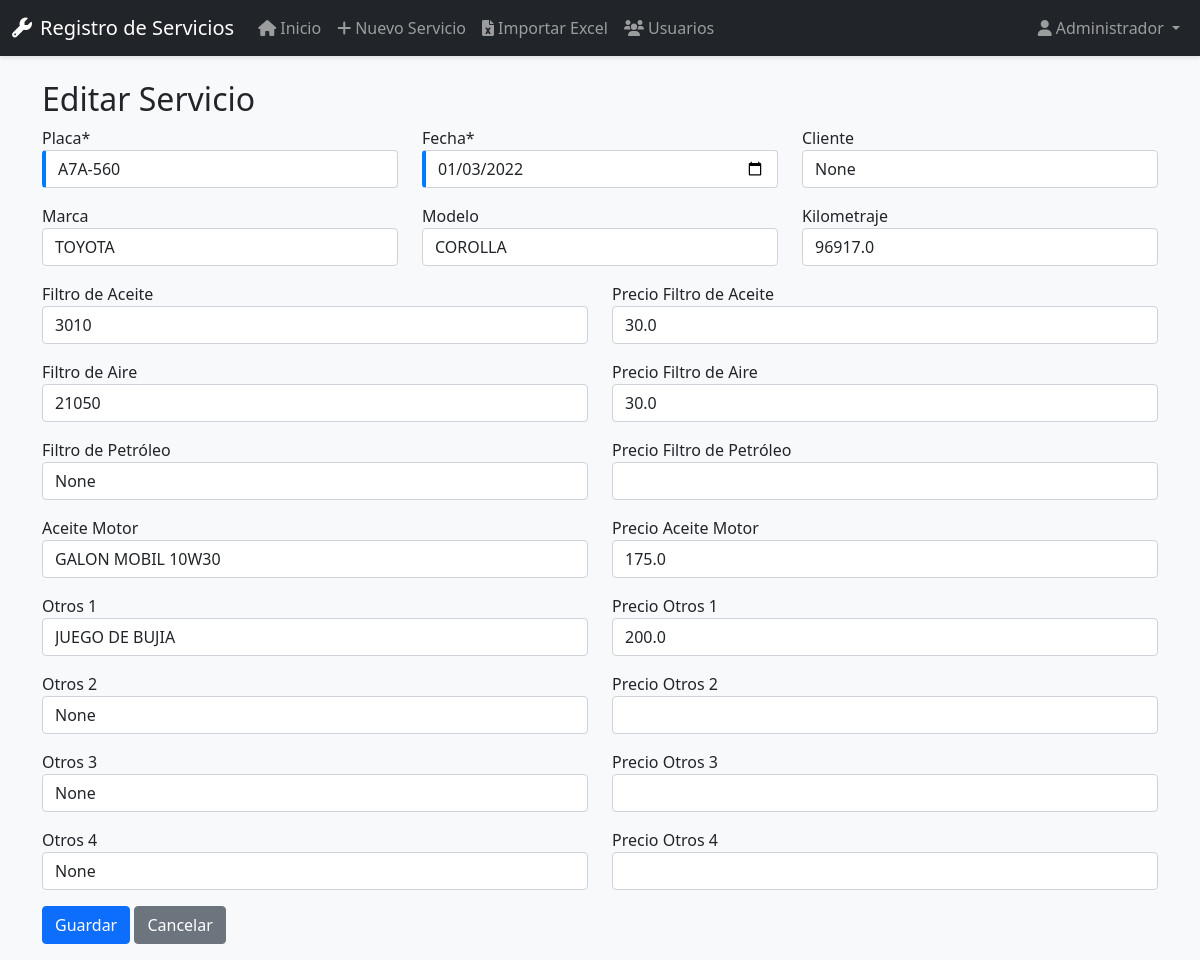
The page /servicio/editar/1 (signed in) on the database as committed earlier.
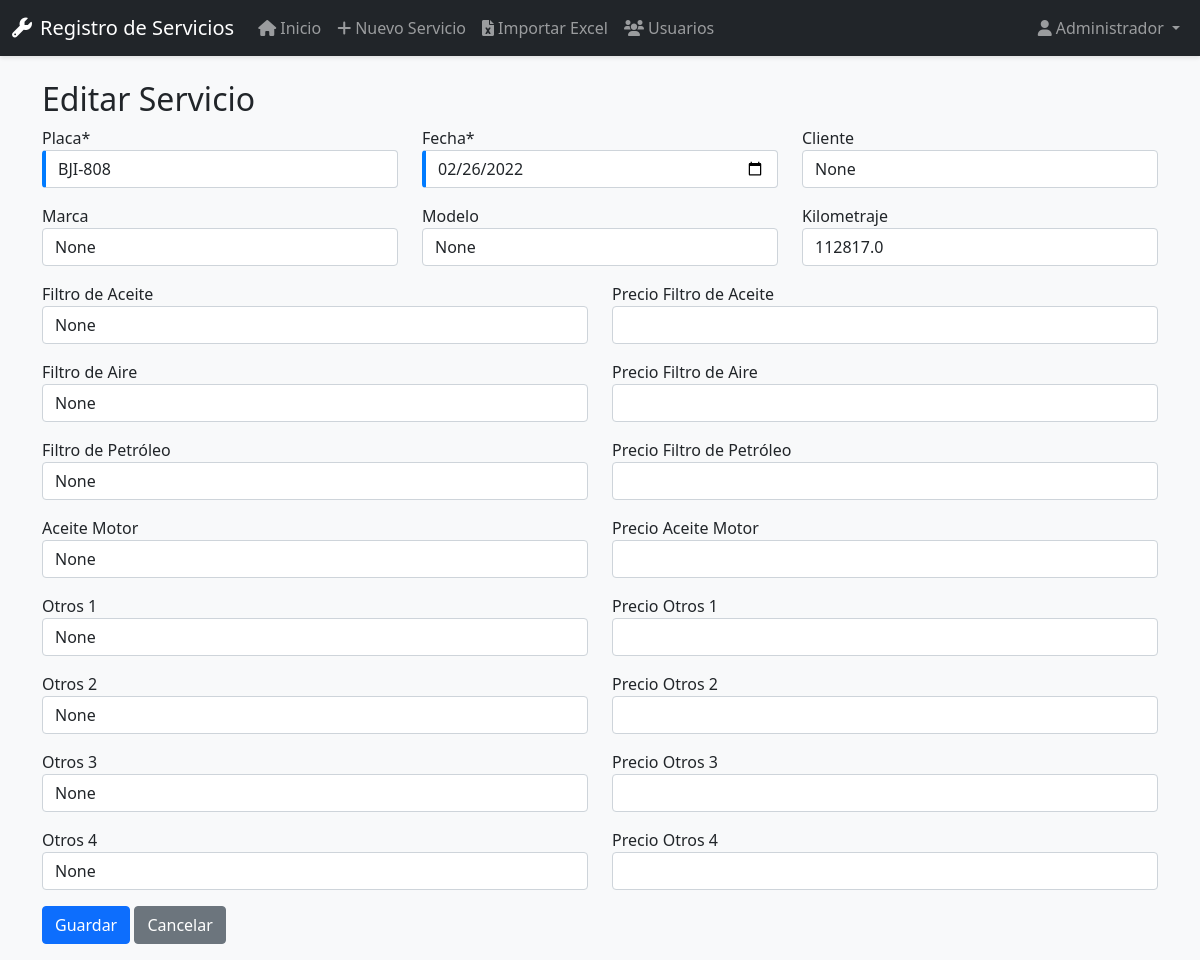
The same page on the database as committed later.
### app.py (models this page shows, shortened)
class Usuario(UserMixin, db.Model):
    id = db.Column(db.Integer, primary_key=True)
    username = db.Column(db.String(80), unique=True, nullable=False)
    password_hash = db.Column(db.String(120), nullable=False)
    nombre = db.Column(db.String(100))
    es_admin = db.Column(db.Boolean, default=False)

class Servicio(db.Model):
    id = db.Column(db.Integer, primary_key=True)
    placa = db.Column(db.String(20), nullable=False)
    fecha = db.Column(db.Date, nullable=False)
    cliente = db.Column(db.String(100))
    marca = db.Column(db.String(50))
    modelo = db.Column(db.String(50))
    kilometraje = db.Column(db.Float)
    filtro_aceite = db.Column(db.String(20))
    precio_filtro_aceite = db.Column(db.Float)
    filtro_aire = db.Column(db.String(20))
    precio_filtro_aire = db.Column(db.Float)
    filtro_petroleo = db.Column(db.String(20))
    precio_filtro_petroleo = db.Column(db.Float)
    aceite_motor = db.Column(db.String(50))
    precio_aceite_motor = db.Column(db.Float)
    otros_1 = db.Column(db.String(100))
    precio_otros_1 = db.Column(db.Float)
    otros_2 = db.Column(db.String(100))
    precio_otros_2 = db.Column(db.Float)
    otros_3 = db.Column(db.String(100))
    precio_otros_3 = db.Column(db.Float)
    otros_4 = db.Column(db.String(100))
    precio_otros_4 = db.Column(db.Float)
    total = db.Column(db.Float)
    usuario_id = db.Column(db.Integer, db.ForeignKey('usuario.id'))
    usuario = db.relationship('Usuario', backref=db.backref('servicios', lazy=True))

### app.py (the view, shortened to what this page needs)
@app.route('/servicio/editar/<int:id>', methods=['GET', 'POST'])
@login_required
def editar_servicio(id):
    servicio = Servicio.query.get_or_404(id)
    return render_template('form_servicio.html', servicio=servicio)

### app.py (called while the page is built)
@login_manager.user_loader
def load_user(user_id):
    return Usuario.query.get(int(user_id))

### templates/form_servicio.html (shortened to what this page needs)
{% extends "base.html" %}
{% block content %}
<div class="row">
    <div class="col-md-12">
        <h2>{{ 'Editar' if servicio else 'Nuevo' }} Servicio</h2>
        <form method="POST" class="needs-validation" novalidate>
            <div class="row">
                <div class="col-md-4 mb-3">
                    <label for="placa">Placa*</label>
                    <input type="text" class="form-control" id="placa" name="placa" value="{{ servicio.placa if servicio else '' }}" required>
                </div>
                <div class="col-md-4 mb-3">
                    <label for="fecha">Fecha*</label>
                    <input type="date" class="form-control" id="fecha" name="fecha" value="{{ servicio.fecha.strftime('%Y-%m-%d') if servicio and servicio.fecha else '' }}" required>
                </div>
                <div class="col-md-4 mb-3">
                    <label for="cliente">Cliente</label>
                    <input type="text" class="form-control" id="cliente" name="cliente" value="{{ servicio.cliente if servicio else '' }}">
                </div>
            </div>
            <div class="row">
                <div class="col-md-4 mb-3">
                    <label for="marca">Marca</label>
                    <input type="text" class="form-control" id="marca" name="marca" value="{{ servicio.marca if servicio else '' }}">
                </div>
                <div class="col-md-4 mb-3">
                    <label for="modelo">Modelo</label>
                    <input type="text" class="form-control" id="modelo" name="modelo" value="{{ servicio.modelo if servicio else '' }}">
                </div>
                <div class="col-md-4 mb-3">
                    <label for="kilometraje">Kilometraje</label>
                    <input type="number" step="0.01" class="form-control" id="kilometraje" name="kilometraje" value="{{ servicio.kilometraje if servicio else '' }}">
                </div>
            </div>
            <div class="row">
                <div class="col-md-6 mb-3">
                    <label for="filtro_aceite">Filtro de Aceite</label>
                    <input type="text" class="form-control" id="filtro_aceite" name="filtro_aceite" value="{{ servicio.filtro_aceite if servicio else '' }}">
                </div>
                <div class="col-md-6 mb-3">
                    <label for="precio_filtro_aceite">Precio Filtro de Aceite</label>
                    <input type="number" step="0.01" class="form-control" id="precio_filtro_aceite" name="precio_filtro_aceite" value="{{ servicio.precio_filtro_aceite if servicio else '' }}">
                </div>
            </div>
            <div class="row">
                <div class="col-md-6 mb-3">
                    <label for="filtro_aire">Filtro de Aire</label>
                    <input type="text" class="form-control" id="filtro_aire" name="filtro_aire" value="{{ servicio.filtro_aire if servicio else '' }}">
                </div>
                <div class="col-md-6 mb-3">
                    <label for="precio_filtro_aire">Precio Filtro de Aire</label>
                    <input type="number" step="0.01" class="form-control" id="precio_filtro_aire" name="precio_filtro_aire" value="{{ servicio.precio_filtro_aire if servicio else '' }}">
                </div>
            </div>
            <div class="row">
                <div class="col-md-6 mb-3">
                    <label for="filtro_petroleo">Filtro de Petróleo</label>
                    <input type="text" class="form-control" id="filtro_petroleo" name="filtro_petroleo" value="{{ servicio.filtro_petroleo if servicio else '' }}">
                </div>
                <div class="col-md-6 mb-3">
                    <label for="precio_filtro_petroleo">Precio Filtro de Petróleo</label>
                    <input type="number" step="0.01" class="form-control" id="precio_filtro_petroleo" name="precio_filtro_petroleo" value="{{ servicio.precio_filtro_petroleo if servicio else '' }}">
                </div>
            </div>
            <div class="row">
                <div class="col-md-6 mb-3">
                    <label for="aceite_motor">Aceite Motor</label>
                    <input type="text" class="form-control" id="aceite_motor" name="aceite_motor" value="{{ servicio.aceite_motor if servicio else '' }}">
                </div>
                <div class="col-md-6 mb-3">
                    <label for="precio_aceite_motor">Precio Aceite Motor</label>
                    <input type="number" step="0.01" class="form-control" id="precio_aceite_motor" name="precio_aceite_motor" value="{{ servicio.precio_aceite_motor if servicio else '' }}">
                </div>
            </div>
            <div class="row">
                <div class="col-md-6 mb-3">
                    <label for="otros_1">Otros 1</label>
                    <input type="text" class="form-control" id="otros_1" name="otros_1" value="{{ servicio.otros_1 if servicio else '' }}">
                </div>
                <div class="col-md-6 mb-3">
                    <label for="precio_otros_1">Precio Otros 1</label>
                    <input type="number" step="0.01" class="form-control" id="precio_otros_1" name="precio_otros_1" value="{{ servicio.precio_otros_1 if servicio else '' }}">
                </div>
            </div>
            <div class="row">
                <div class="col-md-6 mb-3">
                    <label for="otros_2">Otros 2</label>
                    <input type="text" class="form-control" id="otros_2" name="otros_2" value="{{ servicio.otros_2 if servicio else '' }}">
                </div>
                <div class="col-md-6 mb-3">
                    <label for="precio_otros_2">Precio Otros 2</label>
                    <input type="number" step="0.01" class="form-control" id="precio_otros_2" name="precio_otros_2" value="{{ servicio.precio_otros_2 if servicio else '' }}">
                </div>
            </div>
            <div class="row">
                <div class="col-md-6 mb-3">
                    <label for="otros_3">Otros 3</label>
                    <input type="text" class="form-control" id="otros_3" name="otros_3" value="{{ servicio.otros_3 if servicio else '' }}">
                </div>
                <div class="col-md-6 mb-3">
                    <label for="precio_otros_3">Precio Otros 3</label>
                    <input type="number" step="0.01" class="form-control" id="precio_otros_3" name="precio_otros_3" value="{{ servicio.precio_otros_3 if servicio else '' }}">
                </div>
            </div>
            <div class="row">
                <div class="col-md-6 mb-3">
                    <label for="otros_4">Otros 4</label>
                    <input type="text" class="form-control" id="otros_4" name="otros_4" value="{{ servicio.otros_4 if servicio else '' }}">
                </div>
                <div class="col-md-6 mb-3">
                    <label for="precio_otros_4">Precio Otros 4</label>
                    <input type="number" step="0.01" class="form-control" id="precio_otros_4" name="precio_otros_4" value="{{ servicio.precio_otros_4 if servicio else '' }}">
                </div>
            </div>
            <button type="submit" class="btn btn-primary">Guardar</button>
            <a href="{{ url_for('index') }}" class="btn btn-secondary">Cancelar</a>
        </form>
    </div>
</div>
{% endblock %}

### templates/base.html (shortened to what this page needs)
<!DOCTYPE html>
<html lang="es">
<head>
    <link href="https://cdn.jsdelivr.net/npm/bootstrap@5.1.3/dist/css/bootstrap.min.css" rel="stylesheet">
    <link href="https://cdnjs.cloudflare.com/ajax/libs/font-awesome/6.0.0/css/all.min.css" rel="stylesheet">
    <link rel="stylesheet" href="{{ url_for('static', filename='css/style.css') }}">
</head>
<body>
    <nav class="navbar navbar-expand-lg navbar-dark bg-dark">
        <div class="container-fluid">
            <a class="navbar-brand" href="{{ url_for('index') }}">
                <i class="fas fa-wrench me-2"></i>Registro de Servicios
            </a>
            <div class="collapse navbar-collapse" id="navbarNav">
                {% if current_user.is_authenticated %}
                <ul class="navbar-nav me-auto">
                    <li class="nav-item">
                        <a class="nav-link" href="{{ url_for('index') }}">
                            <i class="fas fa-home me-1"></i>Inicio
                        </a>
                    </li>
                    <li class="nav-item">
                        <a class="nav-link" href="{{ url_for('nuevo_servicio') }}">
                            <i class="fas fa-plus me-1"></i>Nuevo Servicio
                        </a>
                    </li>
                    <li class="nav-item">
                        <a class="nav-link" href="{{ url_for('importar_excel') }}">
                            <i class="fas fa-file-excel me-1"></i>Importar Excel
                        </a>
                    </li>
                    {% if current_user.es_admin %}
                    <li class="nav-item">
                        <a class="nav-link" href="{{ url_for('admin_usuarios') }}">
                            <i class="fas fa-users me-1"></i>Usuarios
                        </a>
                    </li>
                    {% endif %}
                </ul>
                <ul class="navbar-nav">
                    <li class="nav-item dropdown">
                        <a class="nav-link dropdown-toggle" href="#" id="navbarDropdown" role="button" data-bs-toggle="dropdown">
                            <i class="fas fa-user me-1"></i>{{ current_user.nombre }}
                        </a>
                    </li>
                </ul>
                {% endif %}
            </div>
        </div>
    </nav>
    <div class="container mt-4">
        {% block content %}{% endblock %}
    </div>
</body>
</html>

### static/css/style.css (style rules this page uses)
body { background-color: #f8f9fa; }
.navbar { margin-bottom: 20px; box-shadow: 0 2px 4px rgba(0,0,0,0.1); }
.form-control:required { border-left: 4px solid #007bff; }

Rows that differ between the two databases and show on the page:
changed Servicio "None": placa "A7A-560" → "BJI-808"; fecha "01/03/2022" → "02/26/2022"; marca "TOYOTA" → "None"; modelo "COROLLA" → "None"; kilometraje "96917.0" → "112817.0"; filtro_aceite "3010" → "None"; precio_filtro_aceite "30.0" → (not shown); filtro_aire "21050" → "None"; precio_filtro_aire "30.0" → (not shown); aceite_motor "GALON MOBIL 10W30" → "None"; precio_aceite_motor "175.0" → (not shown); otros_1 "JUEGO DE BUJIA" → "None"; precio_otros_1 "200.0" → (not shown)
